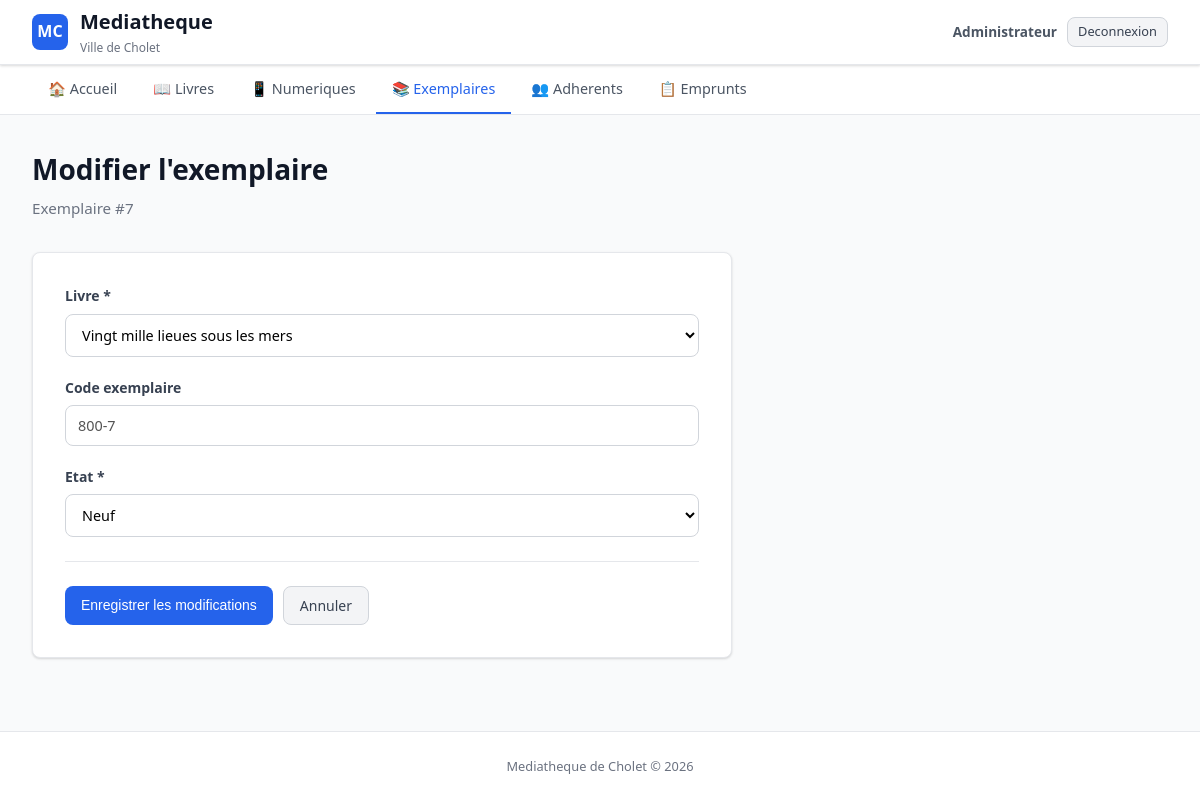
The app's page /sql/exemplaires/modifier.php?id=7 (signed in) with its own data.
### tables this page shows
CREATE TABLE `posseder` (
  `Id_Livre` int NOT NULL,
  `Id_Exemplaire` int NOT NULL,
  PRIMARY KEY (`Id_Livre`,`Id_Exemplaire`),
  KEY `Id_Exemplaire` (`Id_Exemplaire`),
  CONSTRAINT `posseder_ibfk_1` FOREIGN KEY (`Id_Livre`) REFERENCES `livre` (`Id_Livre`),
  CONSTRAINT `posseder_ibfk_2` FOREIGN KEY (`Id_Exemplaire`) REFERENCES `exemplaire` (`Id_Exemplaire`)
);

CREATE TABLE `livre` (
  `Id_Livre` int NOT NULL AUTO_INCREMENT,
  `titre` varchar(50) DEFAULT NULL,
  `type_support` enum('papier','numerique','les deux') NOT NULL DEFAULT 'papier',
  `datesortie` date DEFAULT NULL,
  `isbn` varchar(50) DEFAULT NULL,
  `dateachat` date DEFAULT NULL,
  `codewey` varchar(50) NOT NULL,
  PRIMARY KEY (`Id_Livre`),
  KEY `codewey` (`codewey`),
  CONSTRAINT `livre_ibfk_1` FOREIGN KEY (`codewey`) REFERENCES `codedewey` (`codewey`)
);

CREATE TABLE `exemplaire` (
  `Id_Exemplaire` int NOT NULL AUTO_INCREMENT,
  `code_exemplaire` varchar(50) DEFAULT NULL,
  `etat` varchar(50) DEFAULT NULL,
  PRIMARY KEY (`Id_Exemplaire`),
  UNIQUE KEY `uq_code_exemplaire` (`code_exemplaire`)
);

### sql/exemplaires/modifier.php (the view, shortened to what this page needs)
<?php
require_once __DIR__ . '/../config/database.php';
$id = intval($_GET['id'] ?? 0);
$stmt = $pdo->prepare("SELECT * FROM Exemplaire WHERE Id_Exemplaire = ?");
$stmt->execute([$id]);
$exemplaire = $stmt->fetch();
$livres = $pdo->query("SELECT Id_Livre, titre FROM Livre ORDER BY titre ASC")->fetchAll();
$stmtP = $pdo->prepare("SELECT Id_Livre FROM Posseder WHERE Id_Exemplaire = ?");
$stmtP->execute([$id]);
$Id_Livre = $stmtP->fetchColumn();
$etat = $exemplaire['etat'];
require_once __DIR__ . '/../includes/header.php';
?>
<h1>Modifier l'exemplaire</h1>
<p class="subtitle">Exemplaire #<?php echo $id; ?></p>
<div class="form-container">
    <form method="POST">
        <div class="form-group">
            <label for="Id_Livre">Livre *</label>
            <select id="Id_Livre" name="Id_Livre" required>
                <?php foreach ($livres as $livre): ?>
                    <option value="<?php echo $livre['Id_Livre']; ?>" <?php echo $Id_Livre == $livre['Id_Livre'] ? 'selected' : ''; ?>>
                        <?php echo htmlspecialchars($livre['titre']); ?>
                    </option>
                <?php endforeach; ?>
            </select>
        </div>
        <div class="form-group">
            <label>Code exemplaire</label>
            <input type="text" value="<?php echo htmlspecialchars($exemplaire['code_exemplaire'] ?? ''); ?>" disabled>
        </div>
        <div class="form-group">
            <label for="etat">Etat *</label>
            <select id="etat" name="etat" required>
                <?php foreach (ETATS_EXEMPLAIRE as $e): ?>
                    <option value="<?php echo htmlspecialchars($e); ?>" <?php echo $etat === $e ? 'selected' : ''; ?>>
                        <?php echo htmlspecialchars($e); ?>
                    </option>
                <?php endforeach; ?>
            </select>
        </div>
        <div class="form-actions">
            <button type="submit" class="btn btn-primary">Enregistrer les modifications</button>
            <a href="consulter.php?id=<?php echo $id; ?>" class="btn btn-secondary">Annuler</a>
        </div>
    </form>
</div>
<?php require_once __DIR__ . '/../includes/footer.php'; ?>

### sql/css/style.css (style rules this page uses)
* { margin: 0; padding: 0; box-sizing: border-box; }
:root { --primary: #2563eb; --primary-dark: #1d4ed8; --primary-light: #dbeafe; --danger: #dc2626; --danger-dark: #b91c1c; --danger-light: #fee2e2; --success: #16a34a; --success-light: #dcfce7; --warning: #f59e0b; --warning-light: #fef3c7; --gray-50: #f9fafb; --gray-100: #f3f4f6; --gray-200: #e5e7eb; --gray-300: #d1d5db; --gray-500: #6b7280; --gray-600: #4b5563; --gray-700: #374151; --gray-800: #1f2937; --gray-900: #111827; --radius: 8px; --shadow: 0 1px 3px rgba(0,0,0,0.1), 0 1px 2px rgba(0,0,0,0.06); --shadow-md: 0 4px 6px rgba(0,0,0,0.07), 0 2px 4px rgba(0,0,0,0.06); }
body { font-family: 'Segoe UI', system-ui, -apple-system, sans-serif; background: var(--gray-50); color: var(--gray-800); line-height: 1.6; min-height: 100vh; display: flex; flex-direction: column; }
h1 { font-size: 1.75rem; font-weight: 700; color: var(--gray-900); margin-bottom: 0.25rem; }
.subtitle { color: var(--gray-500); font-size: 0.95rem; margin-bottom: 2rem; }
.btn { display: inline-flex; align-items: center; gap: 6px; padding: 8px 16px; border: none; border-radius: var(--radius); font-size: 0.875rem; font-weight: 500; cursor: pointer; text-decoration: none; transition: all 0.15s ease; line-height: 1.5; }
.btn-primary { background: var(--primary); color: white; }
.btn-secondary { background: var(--gray-100); color: var(--gray-700); border: 1px solid var(--gray-300); }
.form-container { background: white; border: 1px solid var(--gray-200); border-radius: var(--radius); padding: 2rem; max-width: 700px; box-shadow: var(--shadow); }
.form-group { margin-bottom: 1.25rem; }
.form-group label { display: block; font-size: 0.875rem; font-weight: 600; color: var(--gray-700); margin-bottom: 6px; }
.form-group input, .form-group select, .form-group textarea { width: 100%; padding: 10px 12px; border: 1px solid var(--gray-300); border-radius: var(--radius); font-size: 0.9rem; font-family: inherit; transition: border-color 0.15s ease; background: white; }
.form-actions { display: flex; gap: 10px; margin-top: 1.5rem; padding-top: 1.5rem; border-top: 1px solid var(--gray-200); }

### records on screen
posseder: Id_Livre "Vingt mille lieues sous les mers"
exemplaire: code_exemplaire "800-7"

### other values on screen
$id "7"
form field etat "Neuf"
